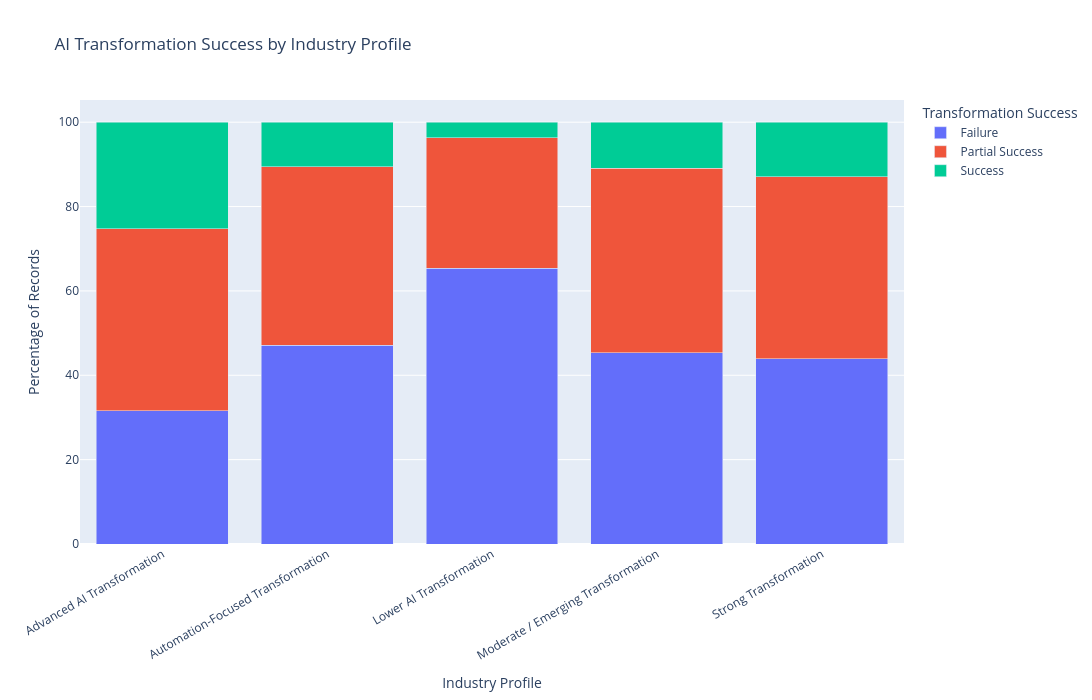

The code cell stored with this chart in its notebook:
### Code cell
# Convert index to column
profile_success_plot = profile_success.reset_index()

# Create stacked bar chart
fig = px.bar(
    profile_success_plot,
    x="profile",
    y=["Failure", "Partial Success", "Success"],
    title="AI Transformation Success by Industry Profile",
    labels={
        "profile": "Industry Profile",
        "value": "Percentage of Records",
        "variable": "Transformation Success"
    },
    barmode="stack"
)

fig.update_layout(
    width=1200,
    height=700,
    xaxis_tickangle=-30,
    yaxis_title="Percentage of Records",
    legend_title="Transformation Success"
)

fig.show()

### Figure 1 — Plotly figure (JSON) as saved in the notebook; plotly's stock layout.template omitted (floating-point values rounded to 4 significant figures)
{"data": [{"hovertemplate": "Transformation Success=Failure<br>Industry Profile=%{x}<br>Percentage of Records=%{y}<extra></extra>", "legendgroup": "Failure", "marker": {"color": "#636efa", "pattern": {"shape": ""}}, "name": "Failure", "orientation": "v", "showlegend": true, "textposition": "auto", "type": "bar", "x": ["Advanced AI Transformation", "Automation-Focused Transformation", "Lower AI Transformation", "Moderate / Emerging Transformation", "Strong Transformation"], "xaxis": "x", "y": [31.63, 47.1, 65.38, 45.33, 43.91], "yaxis": "y"}, {"hovertemplate": "Transformation Success=Partial Success<br>Industry Profile=%{x}<br>Percentage of Records=%{y}<extra></extra>", "legendgroup": "Partial Success", "marker": {"color": "#EF553B", "pattern": {"shape": ""}}, "name": "Partial Success", "orientation": "v", "showlegend": true, "textposition": "auto", "type": "bar", "x": ["Advanced AI Transformation", "Automation-Focused Transformation", "Lower AI Transformation", "Moderate / Emerging Transformation", "Strong Transformation"], "xaxis": "x", "y": [43.14, 42.35, 30.96, 43.75, 43.2], "yaxis": "y"}, {"hovertemplate": "Transformation Success=Success<br>Industry Profile=%{x}<br>Percentage of Records=%{y}<extra></extra>", "legendgroup": "Success", "marker": {"color": "#00cc96", "pattern": {"shape": ""}}, "name": "Success", "orientation": "v", "showlegend": true, "textposition": "auto", "type": "bar", "x": ["Advanced AI Transformation", "Automation-Focused Transformation", "Lower AI Transformation", "Moderate / Emerging Transformation", "Strong Transformation"], "xaxis": "x", "y": [25.22, 10.55, 3.653, 10.92, 12.89], "yaxis": "y"}], "layout": {"barmode": "stack", "height": 700, "legend": {"title": {"text": "Transformation Success"}, "tracegroupgap": 0}, "title": {"text": "AI Transformation Success by Industry Profile"}, "width": 1200, "xaxis": {"anchor": "y", "domain": [0, 1], "tickangle": -30, "title": {"text": "Industry Profile"}}, "yaxis": {"anchor": "x", "domain": [0, 1], "title": {"text": "Percentage of Records"}}}}
